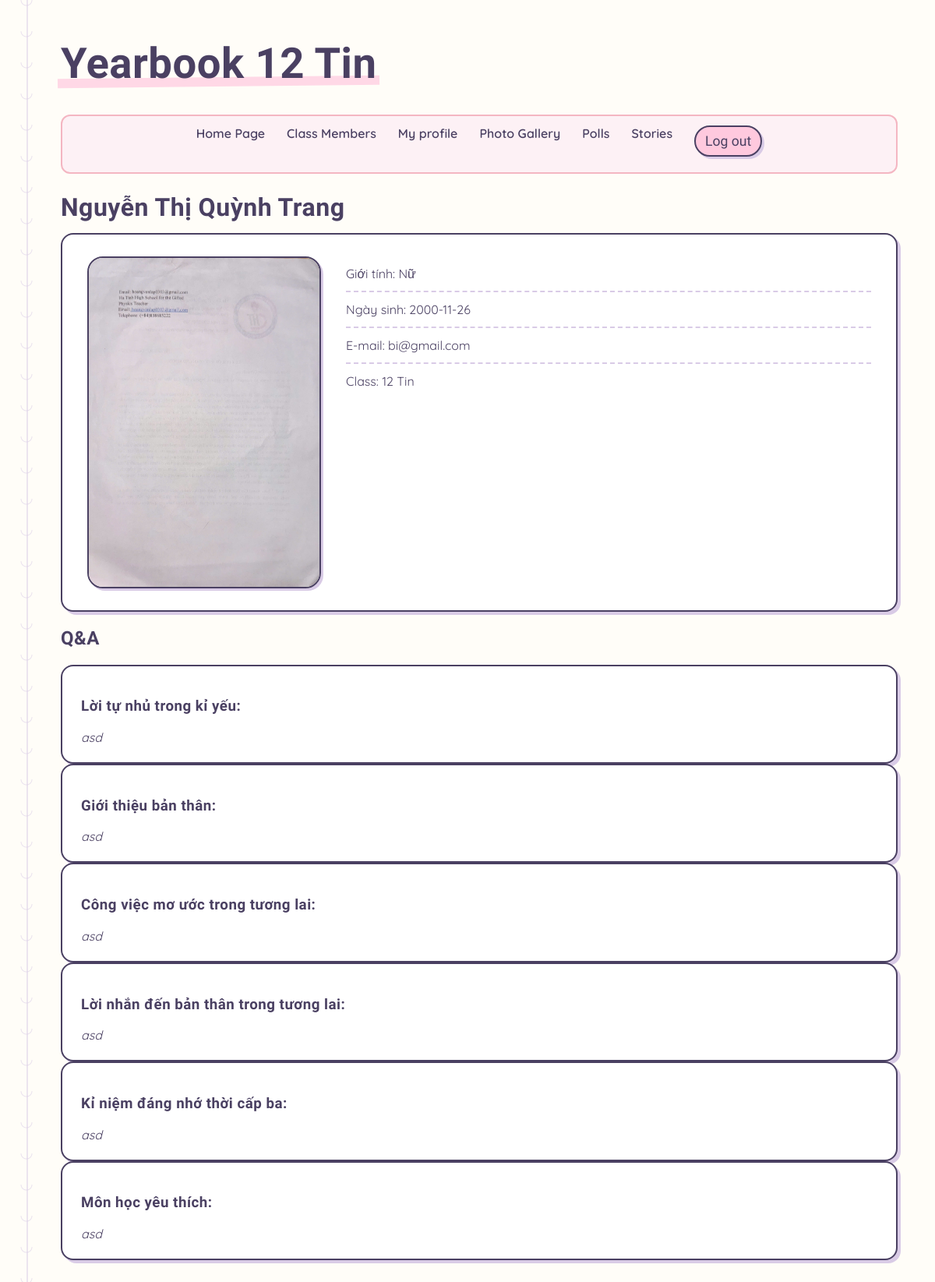
Screenshot of /user.php?id=20 (signed in) with the database file from the repository.
### tables this page shows
CREATE TABLE `user` (
  `id` int(11) NOT NULL,
  `user_name` varchar(200) NOT NULL,
  `email` varchar(200) NOT NULL,
  `password` varchar(300) NOT NULL,
  `gender` varchar(100) NOT NULL,
  `birth_date` date DEFAULT NULL,
  `class` varchar(100) NOT NULL
);

CREATE TABLE `questions` (
  `id` int(11) NOT NULL,
  `user_id` int(11) NOT NULL,
  `question` varchar(200) NOT NULL,
  `answer` text NOT NULL
);

### user.php (the view, shortened to what this page needs)
<?php
	include 'core.inc.php';
	if(isset($_GET['id']) && intval($_GET['id']) >= 1){
		$user_id = intval($_GET['id']);
	}else{
		$user_id = intval($_SESSION['user_id']);
	}
	$select_user_data = "SELECT * FROM user WHERE id=".mysqli_real_escape_string($con,$user_id)." ";
	$run_user_data = mysqli_query($con,$select_user_data);
	$user = mysqli_fetch_assoc($run_user_data);
?>
<!DOCTYPE html>
<html lang="vi">
<head>
	<link rel="stylesheet" href="main.css">
</head>
<body>
	<div class="page">
		<?php
			include 'header.inc.php';
			if(!$user){
				echo '<div class="card"><p>Không tìm thấy người dùng này.</p></div>';
			}else{
				echo '<h1 class="profile-name">'.htmlspecialchars($user['user_name']).'</h1>';
				echo '<div class="card profile-card">
					<div class="profile-photo">'.user_image($user_id,2).'</div>
					<ul class="profile-info">
						<li><span>Giới tính:</span> '.htmlspecialchars(ucfirst($user['gender'])).'</li>
						<li><span>Ngày sinh:</span> '.htmlspecialchars($user['birth_date']).'</li>
						<li><span>E-mail:</span> '.htmlspecialchars($user['email']).'</li>
						<li><span>Class:</span> '.htmlspecialchars($user['class']).'</li>
					</ul>
				</div>';
				show_user_stories($con,$user_id);
			}
		?>
	</div>
</body>
</html>

### core.inc.php (shortened to what this page needs)
<?php
function log_out(){
	echo '<form action="" method="POST">
		<input type="submit" class="submit-btn-small" name="logout" value="Log out"></form>';
}
function user_image($user_id,$switch){
	if($switch==1){
		$class = 'small_thumbnail';
	}else{
		$class = 'thumbnail';
	}
	$url = 'user.php?id='.$user_id;
	 if(file_exists('uploads/profile_'.$user_id.'.png')){
			$img =  '<div class="'.$class.'"><img src="uploads/profile_'.$user_id.'.png" ></div>';
			if($switch==2){$img .= delete_image($url, $user_id,'png','profile');}
		}else if(file_exists('uploads/profile_'.$user_id.'.jpg')){
			$img =  '<div class="'.$class.'"><img  src="uploads/profile_'.$user_id.'.jpg" ></div>';
			if($switch==2){$img .= delete_image($url, $user_id,'jpg','profile');}
		}else if(file_exists('uploads/profile_'.$user_id.'.jpeg')){
			$img =  '<div class="'.$class.'"><img  src="uploads/profile_'.$user_id.'.jpeg"></div>';
			if($switch==2){$img .= delete_image($url, $user_id,'jpeg','profile');}
		}else if(file_exists('uploads/profile_'.$user_id.'.gif')){
			$img =  '<div class="'.$class.'"><img  src="uploads/profile_'.$user_id.'.gif" ></div>';
			if($switch==2){$img .= delete_image($url, $user_id,'gif','profile');}
		}
		return $img;
}
function delete_image($url, $id, $extension,$name){
	$delete = '';
	return $delete;
}
function show_user_stories($con,$user_id){
	$select = "SELECT * FROM questions WHERE user_id='".mysqli_real_escape_string($con,$user_id)."' ";
	$run = mysqli_query($con,$select);
	if($user_id<1){
		echo '<h2>Annonymous stories</h2>';
	}else{
		echo '<h2>Q&A</h2>';
	}
	if(mysqli_num_rows($run)<1){
		echo '<p>Nothing to show yet.</p>';
	}else{
		while($row = mysqli_fetch_assoc($run)){
			$question = $row['question'];
			$answer = $row['answer'];
			if($user_id<1){
				echo '<div class="bubble">
						<p><i>'.htmlspecialchars($answer ?? '').'</i></p>
					  </div>';
			}else{
				echo '<div class="card story">
						<h3>'.htmlspecialchars($question ?? '').'</h3>
						<p><i>'.htmlspecialchars($answer ?? '').'</i></p>
					  </div>';
			}
		}
	}
}
?>

### main.css (style rules this page uses)
:root { --paper:#fffdf8; --line: #e3d9e8; --pink: #ffc9de; --pink-deep: #ff9ec7; --blue: #c3e4f7; --blue-deep: #8fcdef; --ink: #4a4062; --ink-soft: #7a7191; --ring: #d9cbe6; }
* { box-sizing: border-box; }
ul { list-style: none; margin: 0; padding: 0; }
.thumbnail img, .small_thumbnail img, .card_thumbnail img { width: 100%; height: 100%; object-fit: cover; object-position: center; }
figure, hgroup, p { margin:0; }
body { margin: 0; font-family: 'Quicksand', sans-serif; color: var(--ink); background: repeating-linear-gradient( var(--paper) 0px, var(--paper) 34px, var(--line) 35 ); background-color: var(--paper); }
.page { position: relative; max-width: 1200px; margin: 0 auto; padding: 50px 48px 70px 78px; }
.page::before { content:""; position: absolute; top: 0; bottom: 0; left: 34px; width: 2px; background: linear-gradient(var(--ring), var(--ring)) left/2px 100% no-repeat; opacity:.5; }
.page::after { content:""; position: absolute; top: 0; left: 20px; bottom: 0; width: 28px; background-image: radial-gradient(circle at 50% 0, transparent 6px, var(--ring) 7px, transparent 8px); background-size: 28px 40px; background-repeat: repeat-y; opacity:.55; }
h1, h2, h3, .hand { font-family: 'Patrick Hand', cursive; letter-spacing: .5px; }
form { font-weight: 600; font-size: .92rem; margin-bottom: 8px; }
.card { background: #fff; border: 2px solid var(--ink); border-radius: 16px; padding: 22px 24px; box-shadow: 4px 4px 0 var(--ring); }
.submit-btn-small { font-family: 'Patrick Hand', cursive; font-size: 1.1rem; background: var(--pink); border: 2px solid var(--ink); border-radius: 999px; padding: 8px 12px; cursor: pointer; box-shadow: 3px 3px 0 var(--ring); color: var(--ink); transition: transform .15s ease, background .15s ease; }
.page .profile-name { margin: 24px 0 14px; }
.page .profile-card { display: flex; align-items: flex-start; gap: 32px; padding: 28px 32px; }
.page .profile-photo { flex: 0 0 300px; max-width: 100%; }
.page .profile-photo img { display: block; width: 100%; height: auto; border: 2px solid var(--ink); border-radius: 20px; box-shadow: 3px 3px 0 var(--ring); }
.page .profile-info { list-style: none; margin: 0; padding: 0; flex: 1 1 auto; font-family: 'QuickSand', sans-serif; font-size: 1rem; color: var(--ink); }
.page .profile-info li { padding: 12px 0; border-bottom: 2px dashed var(--ring); }
.page .profile-info li:last-child { border-bottom: none; }

### rows the page displays
user: user_name "Nguyễn Thị Quỳnh Trang", gender "Nữ", birth_date "2000-11-26", email "bi@gmail.com", class "12 Tin"
questions: question "Lời tự nhủ trong kỉ yếu:", answer "asd"
questions: question "Giới thiệu bản thân:", answer "asd"
questions: question "Công việc mơ ước trong tương lai:", answer "asd"
questions: question "Lời nhắn đến bản thân trong tương lai:", answer "asd"
questions: question "Kỉ niệm đáng nhớ thời cấp ba:", answer "asd"
questions: question "Môn học yêu thích:", answer "asd"

### other values shown
$_SESSION['class'] "12 Tin"
